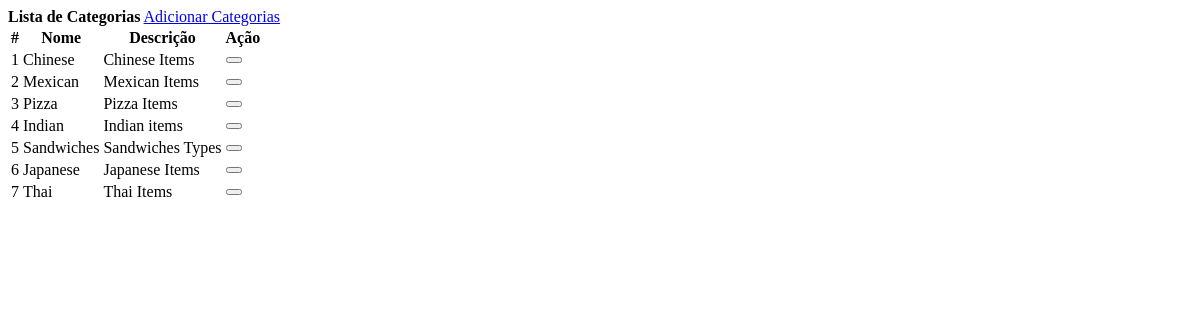
The app's page /categories.php, older data.
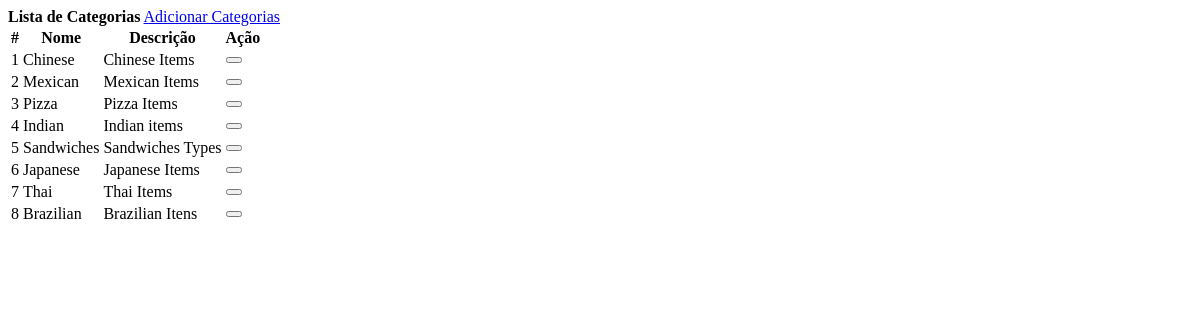
The same page, newer data.
### tables this page shows
CREATE TABLE `categories` (
  `id` int(30) NOT NULL,
  `name` varchar(200) NOT NULL,
  `description` text NOT NULL
);

### categories.php (the view, shortened to what this page needs)
<?php include('db_connect.php');?>
<div class="container-fluid">
	<div class="col-lg-12">
		<div class="row">
			<div class="col-md-12">
				<div class="card">
					<div class="card-header">
						<b>Lista de Categorias</b>
						<span class="float:right"><a class="btn btn-primary btn-block btn-sm col-sm-2 float-right" href="index.php?page=add-category" id="new_order">
						<i class="fa fa-plus"></i> Adicionar Categorias </a></span>
					</div>
					<div class="card-body">
						<table class="table table-hover">
							<thead>
								<tr>
									<th>#</th>
									<th>Nome</th>
									<th>Descrição</th>
									<th>Ação</th>
								</tr>
							</thead>
							<tbody>
								<?php
								$i = 1;
								$category = $conn->query("SELECT * FROM categories order by id asc");
								while($row=$category->fetch_assoc()):
								?>
								<tr>
									<td class="text-center"><?php echo $i++ ?></td>
									<td class=""><?php echo $row['name'] ?></td>
									<td><?php echo $row['description'] ?></td>
									<td class="text-center">
										<button class="btn btn-sm btn-danger delete_category" type="button" data-id="<?php echo $row['id'] ?>"><i class="fa fa-trash-alt"></i></button>
									</td>
								</tr>
								<?php endwhile; ?>
							</tbody>
						</table>
					</div>
				</div>
			</div>
		</div>
	</div>
</div>

Row changes from the older to the newer data that the page shows:
added categories: name "Brazilian", description "Brazilian Itens"
